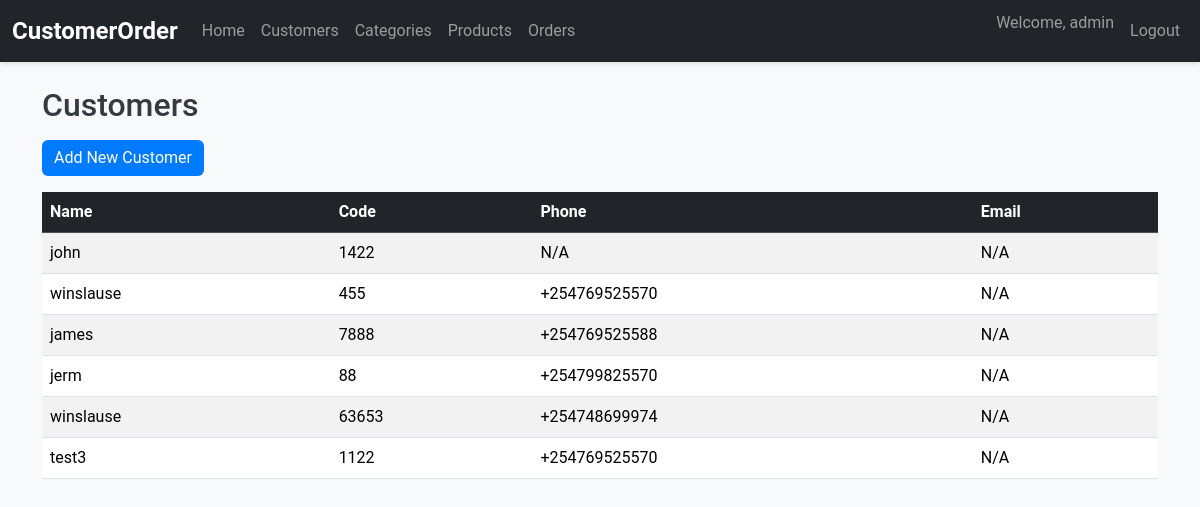
The page /customers/ (signed in) on the database as committed earlier.
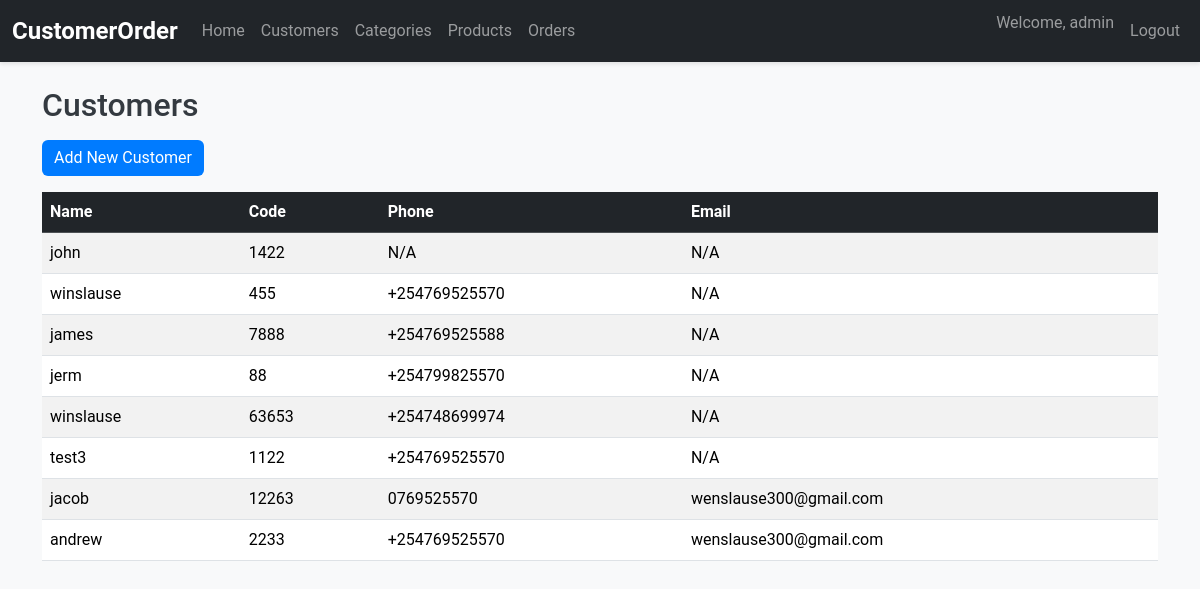
The same page on the database as committed later.
### core/models.py (models this page shows, shortened)
class Customer(models.Model):
    name = models.CharField(max_length=100)
    code = models.CharField(max_length=10, unique=True)
    phone = models.CharField(max_length=15, blank=True, null=True)
    email = models.EmailField(blank=True, null=True)

### core/views.py (the view)
# urls.py: path('customers/', views.CustomerListView.as_view(), name='customers'),
class CustomerListView(LoginRequiredMixin, View):
    def get(self, request):
        customers = Customer.objects.all()
        return render(request, 'customers.html', {'customers': customers})

### templates/customers.html (shortened to what this page needs)
{% extends 'base.html' %}
{% block content %}
    <div class="row">
        <div class="col-12">
            <h2 class="mb-3">Customers</h2>
            <a href="{% url 'customer_add' %}" class="btn btn-primary mb-3">Add New Customer</a>
            <div class="table-responsive">
                <table class="table table-striped table-hover">
                    <thead class="table-dark">
                        <tr>
                            <th>Name</th>
                            <th>Code</th>
                            <th>Phone</th>
                            <th>Email</th>
                        </tr>
                    </thead>
                    <tbody>
                        {% for customer in customers %}
                            <tr>
                                <td>{{ customer.name }}</td>
                                <td>{{ customer.code }}</td>
                                <td>{{ customer.phone|default:"N/A" }}</td>
                                <td>{{ customer.email|default:"N/A" }}</td>
                            </tr>
                        {% empty %}
                            <tr>
                                <td colspan="4" class="text-center">No customers found.</td>
                            </tr>
                        {% endfor %}
                    </tbody>
                </table>
            </div>
        </div>
    </div>
{% endblock %}

Rows that differ between the two databases and show on the page:
added Customer: name "jacob", code "12263", phone "0769525570", email "wenslause300@gmail.com"
added Customer: name "andrew", code "2233", phone "+254769525570", email "wenslause300@gmail.com"
